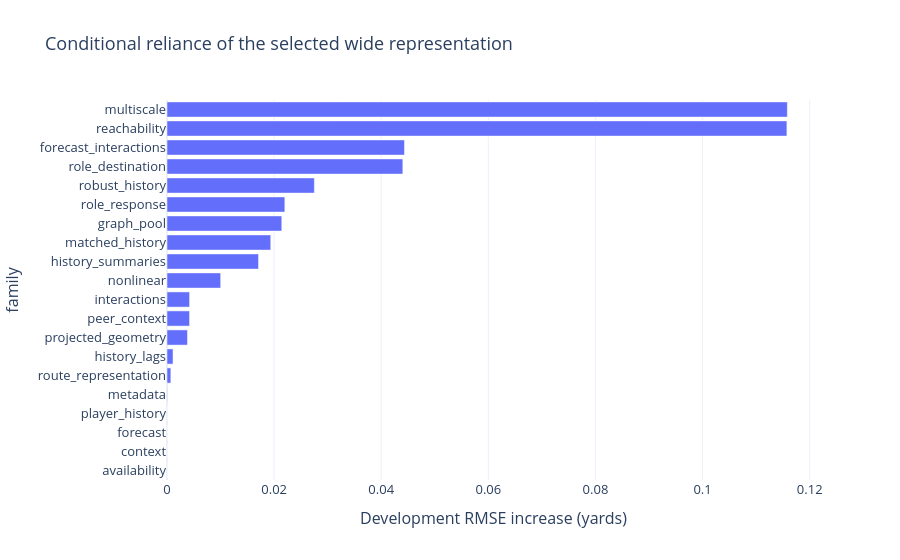

Source (notebook cell):
### Markdown cell above
### Explain the wider representation separately

The permutation study describes the full screened budget with available metadata. The availability-profile comparisons then test whether metadata or optional telemetry is needed. The next section refits removals from the selected metadata-free inference profile.

Family permutations shuffle complete trajectories within role and forecast horizon, preserve exact forecast-frame alignment, and hold the physical baseline fixed. Five seeds measure shuffle sensitivity. Their range is **not a confidence interval**. Permutation measures reliance by this model, not causal importance; correlated families may substitute for each other.

Fresh fixed-capacity refits remove body/position metadata and then all optional metadata/telemetry dependencies. Historical residual priors remain eligible in both profiles; a separate raw-input stress test clears their lookups. These checks distinguish refitted availability profiles from cold-history behavior.

### Code cell
if attribution:
    display(
        Markdown(
            f"**Inner-fold choice:** {attribution['selected_model']} · "
            f"{attribution['development']['feature_count']:,} retained columns"
        )
    )
    dependence = pd.DataFrame(attribution["development"]["permutation"])
    display(
        dependence.drop(columns="seed_changes")
        .sort_values("rmse_increase_mean", ascending=False)
        .round(5)
    )
    interactive(
        px.bar(
            dependence.sort_values("rmse_increase_mean"),
            x="rmse_increase_mean",
            y="family",
            orientation="h",
            title="Conditional reliance of the selected wide representation",
            labels={"rmse_increase_mean": "Development RMSE increase (yards)"},
        )
    )
    figure = ROOT / "artifacts/feature_attribution/figure.png"
    if not figure.exists():
        figure = PUBLISHED / "feature_attribution.png"
    if figure.exists():
        display(Image(filename=str(figure)))
    display(
        pd.DataFrame(
            [
                {
                    "fold": fold["fold"],
                    **{
                        key: row[key]
                        for key in [
                            "model",
                            "feature_count",
                            "coordinate_rmse_yards",
                            "delta_vs_full_ci95",
                        ]
                    },
                }
                for fold in [*attribution["inner_folds"], attribution["development"]]
                for row in fold["omissions"]
            ]
        ).round(5)
    )

### Figure 1 — Plotly figure (JSON) as saved in the notebook; plotly's stock layout.template omitted (floating-point values rounded to 4 significant figures)
{"data": [{"hovertemplate": "Development RMSE increase (yards)=%{x}<br>family=%{y}<extra></extra>", "legendgroup": "", "marker": {"color": "#636efa", "pattern": {"shape": ""}}, "name": "", "orientation": "h", "showlegend": false, "textposition": "auto", "type": "bar", "x": [0.0, 0.0, 0.0, 0.0, 6.436e-05, 0.0007179, 0.00113, 0.003828, 0.00421, 0.004217, 0.01002, 0.01709, 0.01937, 0.02143, 0.022, 0.02752, 0.04403, 0.04434, 0.1157, 0.1158], "xaxis": "x", "y": ["availability", "context", "forecast", "player_history", "metadata", "route_representation", "history_lags", "projected_geometry", "peer_context", "interactions", "nonlinear", "history_summaries", "matched_history", "graph_pool", "role_response", "robust_history", "role_destination", "forecast_interactions", "reachability", "multiscale"], "yaxis": "y"}], "layout": {"barmode": "relative", "font": {"size": 13}, "legend": {"tracegroupgap": 0}, "title": {"text": "Conditional reliance of the selected wide representation"}, "xaxis": {"anchor": "y", "domain": [0.0, 1.0], "title": {"text": "Development RMSE increase (yards)"}}, "yaxis": {"anchor": "x", "domain": [0.0, 1.0], "title": {"text": "family"}}}}
